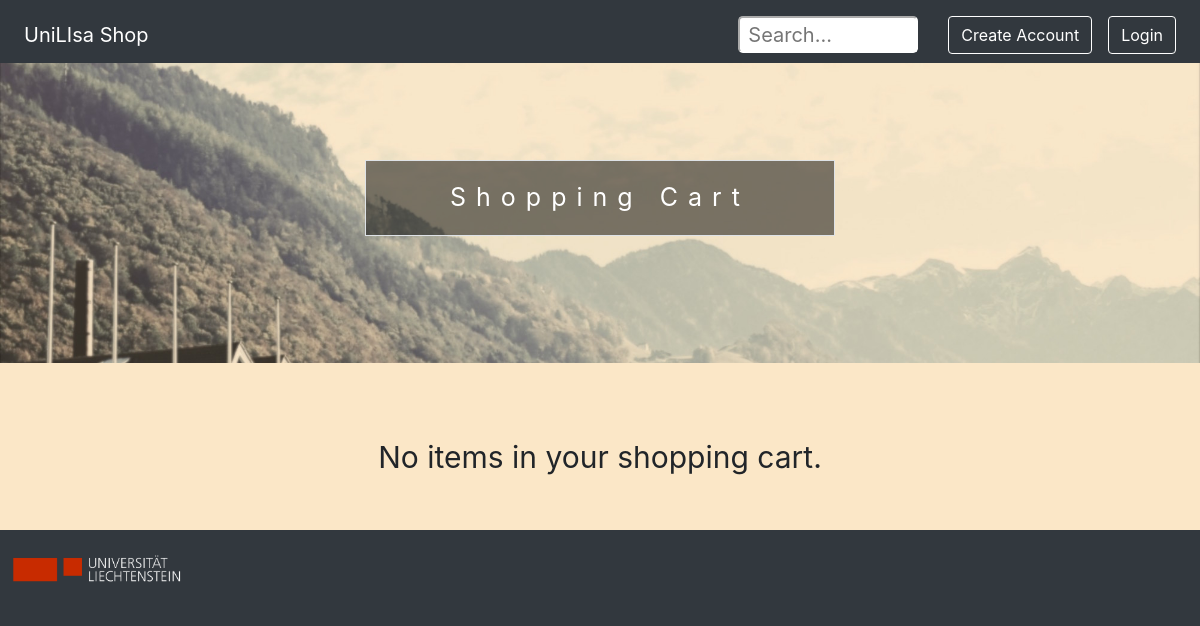
Before: /shop/cart/ with the older database file.
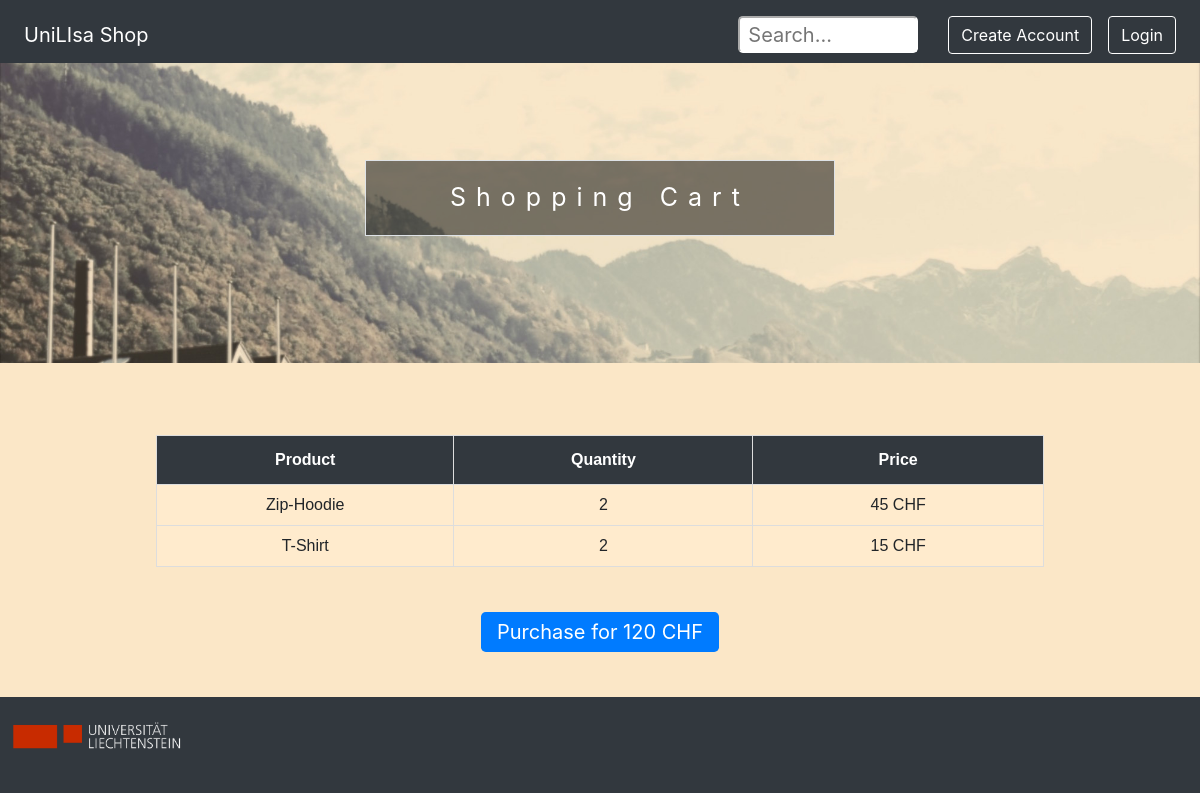
After: the same page with the newer database file.
### shopping/models.py (models this page shows, shortened)
class ShoppingCart(models.Model):
    user_name = models.CharField(max_length=1000)
    product = models.ForeignKey(
        Item
        , on_delete=models.CASCADE,null=True)
    quantity = models.PositiveIntegerField(default=0)

class Item(models.Model):
    item_name = models.CharField(max_length=1000)
    item_description = models.CharField(max_length=10000)
    category = models.CharField(max_length=1000)
    item_photo = models.ImageField(upload_to='static/shopping/upload')
    price = models.PositiveIntegerField(default = 10 )
    stock = models.PositiveIntegerField(default=10)

### shopping/views.py (the view)
def cart(request):
    user_id = request.user.username
    cartitems = userCartItems(user_id)
    print("has cart items for cart: "+str(len(cartitems)))
    prices = map(lambda item: item.product.price * item.quantity, cartitems)
    if len(cartitems) == 0:
        order_sum = 0
    else:
        order_sum = reduce(lambda x, y: x + y, prices)
    site_env = {'subview': 'cart','cart_items': cartitems,'order_sum': order_sum}
    env = environment(request, site_env)
    return render(request, 'shopping/index.html', env)

### shopping/cart.py (called while the page is built)
def userCartItems(user_id):
    cart_items = ShoppingCart.objects.filter(user_name=user_id)
    return cart_items

### shopping/view_environment.py (called while the page is built)
def environment(request,site_env):
    notification = None
    notificationKey = request.GET.get("notification")
    if notificationKey is not None:
        notification = notifications[notificationKey]
    loggedIn = request.user.is_authenticated
    username = request.user.username
    result = {}
    if loggedIn:
        shoppingCartItemCount = userCartItemCount(username)
        result =   {'username': username,
                       'loggedIn': True, 'shoppingCartItemCount': shoppingCartItemCount, 'notification': notification}
    else:
        result =  { 'username': username,
                       'loggedIn': False, 'notification': notification }
    merged_result = z = {**result, **site_env}
    return merged_result

### shopping/templates/shopping/index.html (shortened to what this page needs)
<!DOCTYPE html>
{% load staticfiles %}
<html lang="en">
<head>
    <link rel="stylesheet" href="../../shopping/static/shopping/bootstrap.css" type="text/css">
    <link rel="stylesheet" href="../../shopping/static/shopping/style.css" type="text/css">
</head>
<body>
<div id="topbar" class="d-flex flex-column flex-md-row align-items-center p-3 px-md-4 mb-3 border-bottom box-shadow">
    <h5 class="my-0 mr-md-auto font-weight-normal"><a style="text-decoration: none" href="/shop">UniLIsa Shop</a></h5>
    <nav class="my-2 my-md-0 mr-md-3" >
    <form method = "get" id="searchform" action="/shop">
     <input name = "search"  class="" style="margin-right:20px;" placeholder="Search..."/>
    </form>
         {% if subview != 'register' and not loggedIn %}
        <a class="btn btn-outline-primary btn-unilisa" style="margin-left: 10px;" href="/create/register/">Create Account</a>
         {% endif %}
    </nav>
    {% if subview != 'login' and not loggedIn %}
    <a class="btn btn-outline-primary btn-unilisa" href="/account/login">Login</a>
    {%  else %}
        {{ username }} &nbsp; <a  style="margin-left: 10px;" class="btn btn-outline-primary btn-unilisa" href="/shop/?action=logout">Logout</a>
    {% endif %}
</div>
{% if subview == 'overview' %}
    {% include "shopping/overview.html"  %}
    {% elif subview == 'cart' %}
    {% include "shopping/cart.html"  %}
    {% elif subview == 'detail' %}
    {% include "shopping/detail.html" %}
    {% elif subview == 'login' %}
    {% include "shopping/login.html"%}
    {% elif subview == 'register' %}
    {% include "shopping/register.html"%}
    {% elif subview == 'orderconfirmation' %}
    {% include "shopping/order_confirmation.html"%}
    {% elif subview == 'order' %}
    {% include "shopping/order.html"%}
{% endif %}
<div class="footer">
<img class="mb-2" src="/shopping/static/shopping/images/background.png?v1.1" alt="" width="200">
    </div>
</body>
</html>

### shopping/templates/shopping/cart.html
{% if applyFilter == True %}
    <div class="parallax parralax-home-reduced">
{% else %}
    <div class="parallax parralax-home-reduced">
{% endif %}
<span class="border" style="text-align: center">Shopping Cart</span>
</div>
<div class="bodybox">
    <div class="pricing-header px-3 py-3 pt-md-5 pb-md-4 mx-auto text-center" style="width: 100%">
    </div>
    <div class="container">
        <div class="row">
            {% if cart_items|length == 0 %}
                <div class="col-sm-12">
                    <div style="text-align: center; font-size:30px;" >No items in your shopping cart.
                    </div>
                </div>
                {%else%}
            <div class="col-sm-12" style="margin-bottom: 50px;">
                <table id="cartlist">
                    <tr>
                        <th>Product</th>
                        <th>Quantity</th>
                        <th>Price</th>
                    </tr>
                    {% for item in cart_items %}
                        <tr>
                            <td>{{ item.product.item_name }} </td>
                            <td>{{ item.quantity }} </td>
                            <td> {{ item.product.price }} CHF</td>
                        </tr>
                    {% endfor %}
                </table>
            </div>
        </div>
        <div class="row">
            <div class="col-sm-12 text-center">
                <a href="/shop/order" class="btn-lg btn-primary" style="margin-top: 30px;">Purchase for {{ order_sum }}
                    CHF</a>
            </div>
                {% endif %}
        </div>
    </div>
</div>

Changed rows visible on the page:
now on this page (row edited): ShoppingCart: product.item_name "Zip-Hoodie", quantity "2", product.price "45"
added ShoppingCart: product.item_name "T-Shirt", quantity "2", product.price "15"
Other visible differences:
{{ order_sum }}: (not shown) → "120"
text no longer shown: "No items in your shopping cart."
text now shown: "Product Quantity Price Purchase for CHF"
